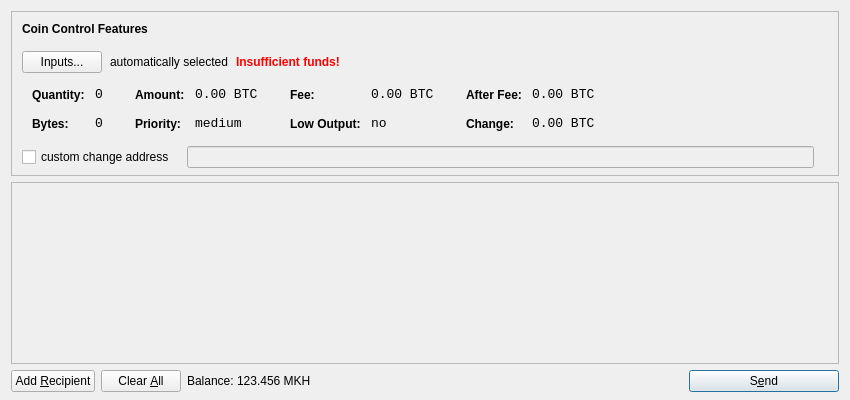
<?xml version="1.0" encoding="UTF-8"?>
<ui version="4.0">
 <class>SendCoinsDialog</class>
 <widget class="QDialog" name="SendCoinsDialog">
  <property name="geometry">
   <rect>
    <x>0</x>
    <y>0</y>
    <width>850</width>
    <height>400</height>
   </rect>
  </property>
  <property name="windowTitle">
   <string>Send Coins</string>
  </property>
  <layout class="QVBoxLayout" name="verticalLayout" stretch="0,1,0">
   <property name="bottomMargin">
    <number>8</number>
   </property>
   <item>
    <widget class="QFrame" name="frameCoinControl">
     <property name="sizePolicy">
      <sizepolicy hsizetype="Expanding" vsizetype="Expanding">
       <horstretch>0</horstretch>
       <verstretch>0</verstretch>
      </sizepolicy>
     </property>
     <property name="maximumSize">
      <size>
       <width>16777215</width>
       <height>16777215</height>
      </size>
     </property>
     <property name="frameShape">
      <enum>QFrame::StyledPanel</enum>
     </property>
     <property name="frameShadow">
      <enum>QFrame::Sunken</enum>
     </property>
     <layout class="QVBoxLayout" name="verticalLayoutCoinControl2">
      <property name="spacing">
       <number>-1</number>
      </property>
      <property name="leftMargin">
       <number>0</number>
      </property>
      <property name="topMargin">
       <number>0</number>
      </property>
      <property name="rightMargin">
       <number>0</number>
      </property>
      <property name="bottomMargin">
       <number>6</number>
      </property>
      <item>
       <layout class="QVBoxLayout" name="verticalLayoutCoinControl" stretch="0,0,0,0,1">
        <property name="spacing">
         <number>0</number>
        </property>
        <property name="leftMargin">
         <number>10</number>
        </property>
        <property name="topMargin">
         <number>10</number>
        </property>
        <item>
         <layout class="QHBoxLayout" name="horizontalLayoutCoinControl1">
          <property name="bottomMargin">
           <number>15</number>
          </property>
          <item>
           <widget class="QLabel" name="labelCoinControlFeatures">
            <property name="sizePolicy">
             <sizepolicy hsizetype="Preferred" vsizetype="Maximum">
              <horstretch>0</horstretch>
              <verstretch>0</verstretch>
             </sizepolicy>
            </property>
            <property name="font">
             <font>
              <weight>75</weight>
              <bold>true</bold>
             </font>
            </property>
            <property name="styleSheet">
             <string notr="true">font-weight:bold;</string>
            </property>
            <property name="text">
             <string>Coin Control Features</string>
            </property>
           </widget>
          </item>
         </layout>
        </item>
        <item>
         <layout class="QHBoxLayout" name="horizontalLayoutCoinControl2" stretch="0,0,0,0">
          <property name="spacing">
           <number>8</number>
          </property>
          <property name="bottomMargin">
           <number>10</number>
          </property>
          <item>
           <widget class="QPushButton" name="pushButtonCoinControl">
            <property name="styleSheet">
             <string notr="true"/>
            </property>
            <property name="text">
             <string>Inputs...</string>
            </property>
           </widget>
          </item>
          <item>
           <widget class="QLabel" name="labelCoinControlAutomaticallySelected">
            <property name="text">
             <string>automatically selected</string>
            </property>
            <property name="margin">
             <number>5</number>
            </property>
           </widget>
          </item>
          <item>
           <widget class="QLabel" name="labelCoinControlInsuffFunds">
            <property name="font">
             <font>
              <weight>75</weight>
              <bold>true</bold>
             </font>
            </property>
            <property name="styleSheet">
             <string notr="true">color:red;font-weight:bold;</string>
            </property>
            <property name="text">
             <string>Insufficient funds!</string>
            </property>
            <property name="margin">
             <number>5</number>
            </property>
           </widget>
          </item>
          <item>
           <spacer name="horizontalSpacerCoinControl">
            <property name="orientation">
             <enum>Qt::Horizontal</enum>
            </property>
            <property name="sizeHint" stdset="0">
             <size>
              <width>40</width>
              <height>1</height>
             </size>
            </property>
           </spacer>
          </item>
         </layout>
        </item>
        <item>
         <widget class="QWidget" name="widgetCoinControl" native="true">
          <property name="sizePolicy">
           <sizepolicy hsizetype="Preferred" vsizetype="Preferred">
            <horstretch>0</horstretch>
            <verstretch>0</verstretch>
           </sizepolicy>
          </property>
          <property name="minimumSize">
           <size>
            <width>0</width>
            <height>0</height>
           </size>
          </property>
          <property name="styleSheet">
           <string notr="true"/>
          </property>
          <layout class="QHBoxLayout" name="horizontalLayoutCoinControl5">
           <property name="margin">
            <number>0</number>
           </property>
           <item>
            <layout class="QHBoxLayout" name="horizontalLayoutCoinControl3" stretch="0,0,0,1">
             <property name="spacing">
              <number>20</number>
             </property>
             <property name="topMargin">
              <number>0</number>
             </property>
             <property name="bottomMargin">
              <number>10</number>
             </property>
             <item>
              <layout class="QFormLayout" name="formLayoutCoinControl1">
               <property name="horizontalSpacing">
                <number>10</number>
               </property>
               <property name="verticalSpacing">
                <number>14</number>
               </property>
               <property name="leftMargin">
                <number>10</number>
               </property>
               <property name="topMargin">
                <number>4</number>
               </property>
               <property name="rightMargin">
                <number>6</number>
               </property>
               <item row="0" column="0">
                <widget class="QLabel" name="labelCoinControlQuantityText">
                 <property name="styleSheet">
                  <string notr="true">font-weight:bold;</string>
                 </property>
                 <property name="text">
                  <string>Quantity:</string>
                 </property>
                 <property name="margin">
                  <number>0</number>
                 </property>
                </widget>
               </item>
               <item row="0" column="1">
                <widget class="QLabel" name="labelCoinControlQuantity">
                 <property name="font">
                  <font>
                   <family>Monospace</family>
                   <pointsize>10</pointsize>
                  </font>
                 </property>
                 <property name="cursor">
                  <cursorShape>IBeamCursor</cursorShape>
                 </property>
                 <property name="contextMenuPolicy">
                  <enum>Qt::ActionsContextMenu</enum>
                 </property>
                 <property name="text">
                  <string notr="true">0</string>
                 </property>
                 <property name="margin">
                  <number>0</number>
                 </property>
                 <property name="textInteractionFlags">
                  <set>Qt::LinksAccessibleByMouse|Qt::TextSelectableByKeyboard|Qt::TextSelectableByMouse</set>
                 </property>
                </widget>
               </item>
               <item row="1" column="0">
                <widget class="QLabel" name="labelCoinControlBytesText">
                 <property name="styleSheet">
                  <string notr="true">font-weight:bold;</string>
                 </property>
                 <property name="text">
                  <string>Bytes:</string>
                 </property>
                </widget>
               </item>
               <item row="1" column="1">
                <widget class="QLabel" name="labelCoinControlBytes">
                 <property name="font">
                  <font>
                   <family>Monospace</family>
                   <pointsize>10</pointsize>
                  </font>
                 </property>
                 <property name="cursor">
                  <cursorShape>IBeamCursor</cursorShape>
                 </property>
                 <property name="contextMenuPolicy">
                  <enum>Qt::ActionsContextMenu</enum>
                 </property>
                 <property name="text">
                  <string notr="true">0</string>
                 </property>
                 <property name="textInteractionFlags">
                  <set>Qt::LinksAccessibleByMouse|Qt::TextSelectableByKeyboard|Qt::TextSelectableByMouse</set>
                 </property>
                </widget>
               </item>
              </layout>
             </item>
             <item>
              <layout class="QFormLayout" name="formLayoutCoinControl2">
               <property name="horizontalSpacing">
                <number>10</number>
               </property>
               <property name="verticalSpacing">
                <number>14</number>
               </property>
               <property name="leftMargin">
                <number>6</number>
               </property>
               <property name="topMargin">
                <number>4</number>
               </property>
               <property name="rightMargin">
                <number>6</number>
               </property>
               <item row="0" column="0">
                <widget class="QLabel" name="labelCoinControlAmountText">
                 <property name="styleSheet">
                  <string notr="true">font-weight:bold;</string>
                 </property>
                 <property name="text">
                  <string>Amount:</string>
                 </property>
                 <property name="margin">
                  <number>0</number>
                 </property>
                </widget>
               </item>
               <item row="0" column="1">
                <widget class="QLabel" name="labelCoinControlAmount">
                 <property name="font">
                  <font>
                   <family>Monospace</family>
                   <pointsize>10</pointsize>
                  </font>
                 </property>
                 <property name="cursor">
                  <cursorShape>IBeamCursor</cursorShape>
                 </property>
                 <property name="contextMenuPolicy">
                  <enum>Qt::ActionsContextMenu</enum>
                 </property>
                 <property name="text">
                  <string notr="true">0.00 BTC</string>
                 </property>
                 <property name="textInteractionFlags">
                  <set>Qt::LinksAccessibleByMouse|Qt::TextSelectableByKeyboard|Qt::TextSelectableByMouse</set>
                 </property>
                </widget>
               </item>
               <item row="1" column="0">
                <widget class="QLabel" name="labelCoinControlPriorityText">
                 <property name="styleSheet">
                  <string notr="true">font-weight:bold;</string>
                 </property>
                 <property name="text">
                  <string>Priority:</string>
                 </property>
                </widget>
               </item>
               <item row="1" column="1">
                <widget class="QLabel" name="labelCoinControlPriority">
                 <property name="font">
                  <font>
                   <family>Monospace</family>
                   <pointsize>10</pointsize>
                  </font>
                 </property>
                 <property name="cursor">
                  <cursorShape>IBeamCursor</cursorShape>
                 </property>
                 <property name="contextMenuPolicy">
                  <enum>Qt::ActionsContextMenu</enum>
                 </property>
                 <property name="text">
                  <string>medium</string>
                 </property>
                 <property name="textInteractionFlags">
                  <set>Qt::LinksAccessibleByMouse|Qt::TextSelectableByKeyboard|Qt::TextSelectableByMouse</set>
                 </property>
                </widget>
               </item>
              </layout>
             </item>
             <item>
              <layout class="QFormLayout" name="formLayoutCoinControl3">
               <property name="horizontalSpacing">
                <number>10</number>
               </property>
               <property name="verticalSpacing">
                <number>14</number>
               </property>
               <property name="leftMargin">
                <number>6</number>
               </property>
               <property name="topMargin">
                <number>4</number>
               </property>
               <property name="rightMargin">
                <number>6</number>
               </property>
               <item row="0" column="0">
                <widget class="QLabel" name="labelCoinControlFeeText">
                 <property name="styleSheet">
                  <string notr="true">font-weight:bold;</string>
                 </property>
                 <property name="text">
                  <string>Fee:</string>
                 </property>
                 <property name="margin">
                  <number>0</number>
                 </property>
                </widget>
               </item>
               <item row="0" column="1">
                <widget class="QLabel" name="labelCoinControlFee">
                 <property name="font">
                  <font>
                   <family>Monospace</family>
                   <pointsize>10</pointsize>
                  </font>
                 </property>
                 <property name="cursor">
                  <cursorShape>IBeamCursor</cursorShape>
                 </property>
                 <property name="contextMenuPolicy">
                  <enum>Qt::ActionsContextMenu</enum>
                 </property>
                 <property name="text">
                  <string notr="true">0.00 BTC</string>
                 </property>
                 <property name="textInteractionFlags">
                  <set>Qt::LinksAccessibleByMouse|Qt::TextSelectableByKeyboard|Qt::TextSelectableByMouse</set>
                 </property>
                </widget>
               </item>
               <item row="1" column="0">
                <widget class="QLabel" name="labelCoinControlLowOutputText">
                 <property name="styleSheet">
                  <string notr="true">font-weight:bold;</string>
                 </property>
                 <property name="text">
                  <string>Low Output:</string>
                 </property>
                </widget>
               </item>
               <item row="1" column="1">
                <widget class="QLabel" name="labelCoinControlLowOutput">
                 <property name="font">
                  <font>
                   <family>Monospace</family>
                   <pointsize>10</pointsize>
                  </font>
                 </property>
                 <property name="cursor">
                  <cursorShape>IBeamCursor</cursorShape>
                 </property>
                 <property name="contextMenuPolicy">
                  <enum>Qt::ActionsContextMenu</enum>
                 </property>
                 <property name="text">
                  <string>no</string>
                 </property>
                 <property name="textInteractionFlags">
                  <set>Qt::LinksAccessibleByMouse|Qt::TextSelectableByKeyboard|Qt::TextSelectableByMouse</set>
                 </property>
                </widget>
               </item>
              </layout>
             </item>
             <item>
              <layout class="QFormLayout" name="formLayoutCoinControl4">
               <property name="horizontalSpacing">
                <number>10</number>
               </property>
               <property name="verticalSpacing">
                <number>14</number>
               </property>
               <property name="leftMargin">
                <number>6</number>
               </property>
               <property name="topMargin">
                <number>4</number>
               </property>
               <property name="rightMargin">
                <number>6</number>
               </property>
               <item row="0" column="0">
                <widget class="QLabel" name="labelCoinControlAfterFeeText">
                 <property name="styleSheet">
                  <string notr="true">font-weight:bold;</string>
                 </property>
                 <property name="text">
                  <string>After Fee:</string>
                 </property>
                 <property name="margin">
                  <number>0</number>
                 </property>
                </widget>
               </item>
               <item row="0" column="1">
                <widget class="QLabel" name="labelCoinControlAfterFee">
                 <property name="font">
                  <font>
                   <family>Monospace</family>
                   <pointsize>10</pointsize>
                  </font>
                 </property>
                 <property name="cursor">
                  <cursorShape>IBeamCursor</cursorShape>
                 </property>
                 <property name="contextMenuPolicy">
                  <enum>Qt::ActionsContextMenu</enum>
                 </property>
                 <property name="text">
                  <string notr="true">0.00 BTC</string>
                 </property>
                 <property name="textInteractionFlags">
                  <set>Qt::LinksAccessibleByMouse|Qt::TextSelectableByKeyboard|Qt::TextSelectableByMouse</set>
                 </property>
                </widget>
               </item>
               <item row="1" column="0">
                <widget class="QLabel" name="labelCoinControlChangeText">
                 <property name="styleSheet">
                  <string notr="true">font-weight:bold;</string>
                 </property>
                 <property name="text">
                  <string>Change:</string>
                 </property>
                </widget>
               </item>
               <item row="1" column="1">
                <widget class="QLabel" name="labelCoinControlChange">
                 <property name="font">
                  <font>
                   <family>Monospace</family>
                   <pointsize>10</pointsize>
                  </font>
                 </property>
                 <property name="cursor">
                  <cursorShape>IBeamCursor</cursorShape>
                 </property>
                 <property name="contextMenuPolicy">
                  <enum>Qt::ActionsContextMenu</enum>
                 </property>
                 <property name="text">
                  <string notr="true">0.00 BTC</string>
                 </property>
                 <property name="textInteractionFlags">
                  <set>Qt::LinksAccessibleByMouse|Qt::TextSelectableByKeyboard|Qt::TextSelectableByMouse</set>
                 </property>
                </widget>
               </item>
              </layout>
             </item>
            </layout>
           </item>
          </layout>
         </widget>
        </item>
        <item>
         <layout class="QHBoxLayout" name="horizontalLayoutCoinControl4" stretch="0,0,0">
          <property name="spacing">
           <number>12</number>
          </property>
          <property name="sizeConstraint">
           <enum>QLayout::SetDefaultConstraint</enum>
          </property>
          <property name="topMargin">
           <number>5</number>
          </property>
          <property name="rightMargin">
           <number>5</number>
          </property>
          <item>
           <widget class="QCheckBox" name="checkBoxCoinControlChange">
            <property name="text">
             <string>custom change address</string>
            </property>
           </widget>
          </item>
          <item>
           <widget class="QLineEdit" name="lineEditCoinControlChange">
            <property name="enabled">
             <bool>false</bool>
            </property>
            <property name="sizePolicy">
             <sizepolicy hsizetype="Expanding" vsizetype="Fixed">
              <horstretch>0</horstretch>
              <verstretch>0</verstretch>
             </sizepolicy>
            </property>
           </widget>
          </item>
          <item>
           <widget class="QLabel" name="labelCoinControlChangeLabel">
            <property name="sizePolicy">
             <sizepolicy hsizetype="Preferred" vsizetype="Expanding">
              <horstretch>0</horstretch>
              <verstretch>0</verstretch>
             </sizepolicy>
            </property>
            <property name="minimumSize">
             <size>
              <width>0</width>
              <height>0</height>
             </size>
            </property>
            <property name="text">
             <string/>
            </property>
            <property name="margin">
             <number>3</number>
            </property>
           </widget>
          </item>
         </layout>
        </item>
        <item>
         <spacer name="verticalSpacerCoinControl">
          <property name="orientation">
           <enum>Qt::Vertical</enum>
          </property>
          <property name="sizeHint" stdset="0">
           <size>
            <width>800</width>
            <height>1</height>
           </size>
          </property>
         </spacer>
        </item>
       </layout>
      </item>
     </layout>
    </widget>
   </item>
   <item>
    <widget class="QScrollArea" name="scrollArea">
     <property name="widgetResizable">
      <bool>true</bool>
     </property>
     <widget class="QWidget" name="scrollAreaWidgetContents">
      <property name="geometry">
       <rect>
        <x>0</x>
        <y>0</y>
        <width>830</width>
        <height>165</height>
       </rect>
      </property>
      <layout class="QVBoxLayout" name="verticalLayout_2">
       <property name="margin">
        <number>0</number>
       </property>
       <item>
        <layout class="QVBoxLayout" name="entries">
         <property name="spacing">
          <number>6</number>
         </property>
        </layout>
       </item>
       <item>
        <spacer name="verticalSpacer">
         <property name="orientation">
          <enum>Qt::Vertical</enum>
         </property>
         <property name="sizeHint" stdset="0">
          <size>
           <width>20</width>
           <height>40</height>
          </size>
         </property>
        </spacer>
       </item>
      </layout>
     </widget>
    </widget>
   </item>
   <item>
    <layout class="QHBoxLayout" name="horizontalLayout">
     <item>
      <widget class="QPushButton" name="addButton">
       <property name="toolTip">
        <string>Send to multiple recipients at once</string>
       </property>
       <property name="text">
        <string>Add &amp;Recipient</string>
       </property>
       <property name="icon">
        <iconset resource="../bitcoin.qrc">
         <normaloff>:/icons/add</normaloff>:/icons/add</iconset>
       </property>
       <property name="autoDefault">
        <bool>false</bool>
       </property>
      </widget>
     </item>
     <item>
      <widget class="QPushButton" name="clearButton">
       <property name="sizePolicy">
        <sizepolicy hsizetype="Minimum" vsizetype="Fixed">
         <horstretch>0</horstretch>
         <verstretch>0</verstretch>
        </sizepolicy>
       </property>
       <property name="toolTip">
        <string>Remove all transaction fields</string>
       </property>
       <property name="text">
        <string>Clear &amp;All</string>
       </property>
       <property name="icon">
        <iconset resource="../bitcoin.qrc">
         <normaloff>:/icons/remove</normaloff>:/icons/remove</iconset>
       </property>
       <property name="autoRepeatDelay">
        <number>300</number>
       </property>
       <property name="autoDefault">
        <bool>false</bool>
       </property>
      </widget>
     </item>
     <item>
      <layout class="QHBoxLayout" name="horizontalLayout_2">
       <property name="spacing">
        <number>3</number>
       </property>
       <item>
        <widget class="QLabel" name="label">
         <property name="text">
          <string>Balance:</string>
         </property>
        </widget>
       </item>
       <item>
        <widget class="QLabel" name="labelBalance">
         <property name="cursor">
          <cursorShape>IBeamCursor</cursorShape>
         </property>
         <property name="text">
          <string>123.456 MKH</string>
         </property>
         <property name="textInteractionFlags">
          <set>Qt::LinksAccessibleByMouse|Qt::TextSelectableByKeyboard|Qt::TextSelectableByMouse</set>
         </property>
        </widget>
       </item>
      </layout>
     </item>
     <item>
      <spacer name="horizontalSpacer">
       <property name="orientation">
        <enum>Qt::Horizontal</enum>
       </property>
       <property name="sizeHint" stdset="0">
        <size>
         <width>40</width>
         <height>20</height>
        </size>
       </property>
      </spacer>
     </item>
     <item>
      <widget class="QPushButton" name="sendButton">
       <property name="minimumSize">
        <size>
         <width>150</width>
         <height>0</height>
        </size>
       </property>
       <property name="toolTip">
        <string>Confirm the send action</string>
       </property>
       <property name="text">
        <string>S&amp;end</string>
       </property>
       <property name="icon">
        <iconset resource="../bitcoin.qrc">
         <normaloff>:/icons/send</normaloff>:/icons/send</iconset>
       </property>
       <property name="default">
        <bool>true</bool>
       </property>
      </widget>
     </item>
    </layout>
   </item>
  </layout>
 </widget>
 <resources>
  <include location="../bitcoin.qrc"/>
 </resources>
 <connections/>
</ui>
